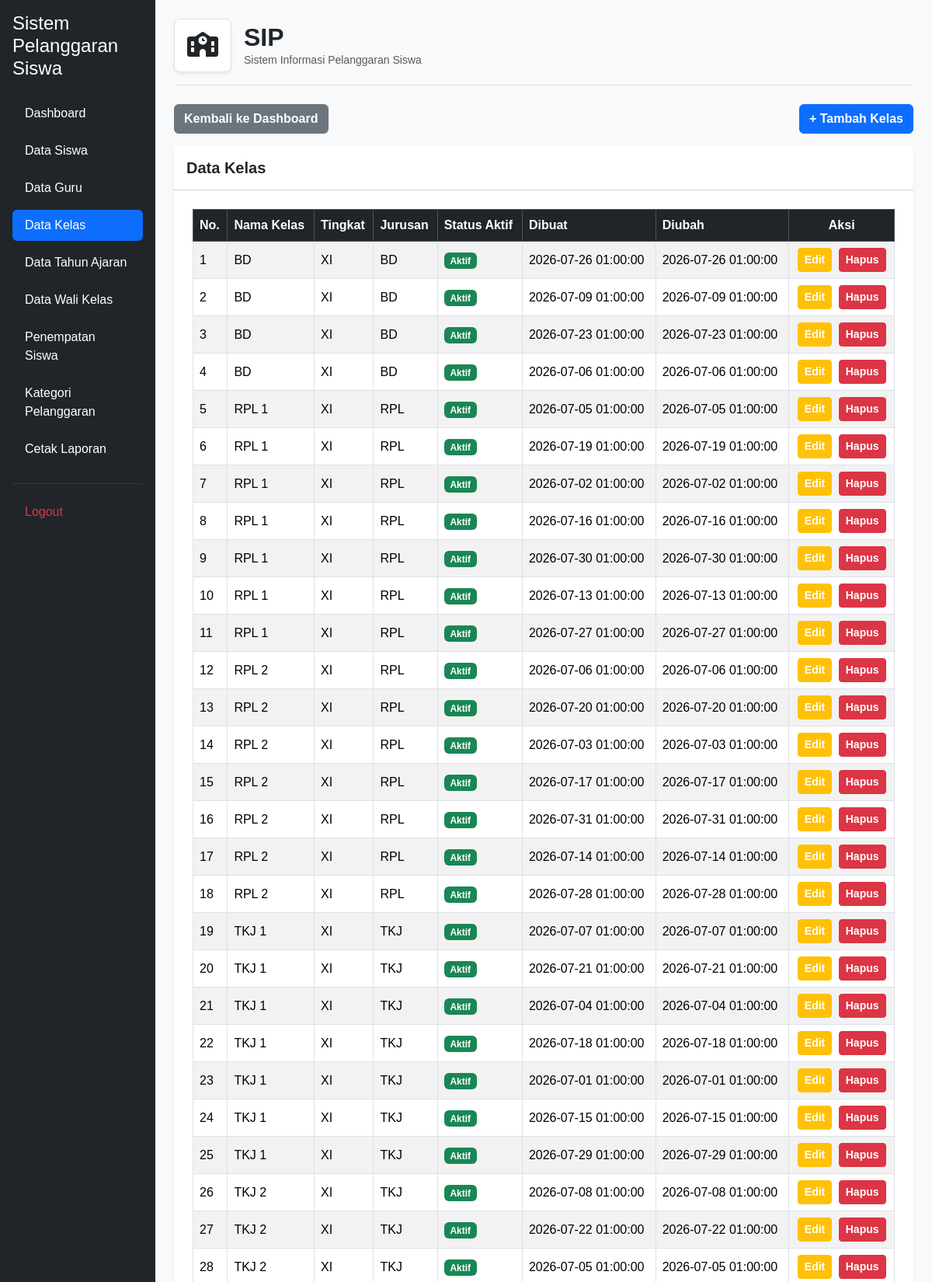
The page /kelola_kelas.php (signed in, upper part) on the database its author committed.
### tables this page shows
CREATE TABLE `t_kelas` (
  `id` int(11) NOT NULL,
  `nama` varchar(100) DEFAULT NULL,
  `tingkat` varchar(20) NOT NULL,
  `jurusan` varchar(100) NOT NULL,
  `status_aktif` tinyint(1) NOT NULL,
  `created_at` timestamp NOT NULL DEFAULT current_timestamp(),
  `updated_at` timestamp NOT NULL DEFAULT current_timestamp()
);

### kelola_kelas.php (the view, shortened to what this page needs)
<?php
include 'config/koneksi.php';
$sql = "SELECT * FROM t_kelas ORDER BY nama ASC";
$hasil = mysqli_query($koneksi, $sql);
?>
<!DOCTYPE html>
<html lang="id">
<head>
    <link href="https://cdn.jsdelivr.net/npm/bootstrap@5.3.3/dist/css/bootstrap.min.css" rel="stylesheet">
    <link rel="stylesheet" href="https://cdnjs.cloudflare.com/ajax/libs/font-awesome/6.4.0/css/all.min.css">
    <link href="https://cdn.datatables.net/2.3.4/css/dataTables.bootstrap5.min.css" rel="stylesheet">
    <link rel="stylesheet" href="layout/style.css">
</head>
<body class="bg-light">
<div class="container-fluid">
    <div class="row">
        <?php include 'layout/sidebar.php'; ?>
        <main class="col-md-9 ms-sm-auto col-lg-10 p-4">
            <div class="d-flex align-items-center mb-4 pb-3 border-bottom">
                <div class="bg-white p-3 rounded-3 shadow-sm me-3 border">
                    <i class="fa-solid fa-school fs-2 text-dark"></i>
                </div>
                <div>
                    <h1 class="h2 fw-bold text-dark m-0">SIP</h1>
                    <p class="text-muted m-0 small">Sistem Informasi Pelanggaran Siswa</p>
                </div>
            </div>
            <div class="d-flex justify-content-between align-items-center mb-3">
                <a href="dashboard.php" class="btn btn-secondary fw-semibold">
                    Kembali ke Dashboard
                </a>
                <a href="tambah_kelas.php" class="btn btn-primary fw-semibold">
                    + Tambah Kelas
                </a>
            </div>
            <div class="card shadow-sm border-0 rounded-3 mb-5">
                <div class="card-header bg-white py-3">
                    <h5 class="card-title m-0 fw-bold">Data Kelas</h5>
                </div>
                <div class="card-body p-4">
                    <div class="table-responsive">
                        <table id="tabelKelas" class="table table-striped table-bordered table-hover align-middle w-100">
                            <thead class="table-dark">
                                <tr>
                                    <th>No.</th>
                                    <th>Nama Kelas</th>
                                    <th>Tingkat</th>
                                    <th>Jurusan</th>
                                    <th>Status Aktif</th>
                                    <th>Dibuat</th>
                                    <th>Diubah</th>
                                    <th class="text-center">Aksi</th>
                                </tr>
                            </thead>
                            <tbody>
                                <?php
                                $no = 1;
                                while ($row = mysqli_fetch_assoc($hasil)) { ?>
                                <tr>
                                    <td><?= $no++ ?></td>
                                    <td><?= htmlspecialchars($row['nama']) ?></td>
                                    <td><?= htmlspecialchars($row['tingkat']) ?></td>
                                    <td><?= htmlspecialchars($row['jurusan']) ?></td>
                                    <td>
                                        <?php if ($row['status_aktif'] == 1) { ?>
                                            <span class="badge bg-success">Aktif</span>
                                        <?php } else { ?>
                                            <span class="badge bg-danger">Tidak Aktif</span>
                                        <?php } ?>
                                    </td>
                                    <td><?= htmlspecialchars($row['created_at']) ?></td>
                                    <td><?= htmlspecialchars($row['updated_at']) ?></td>
                                    <td class="text-center text-nowrap">
                                        <a href="edit_kelas.php?id=<?= urlencode($row['id']) ?>" class="btn btn-warning btn-sm me-1 fw-semibold text-white">
                                            Edit
                                        </a>
                                        <a href="hapus_kelas.php?id=<?= urlencode($row['id']) ?>"
                                           class="btn btn-danger btn-sm fw-semibold"
                                           onclick="return confirm('Yakin ingin menghapus data kelas ini?');">
                                            Hapus
                                        </a>
                                    </td>
                                </tr>
                                <?php } ?>
                            </tbody>
                        </table>
                    </div>
                </div>
            </div>
        </main>
    </div>
</div>
</body>
</html>

### layout/sidebar.php (shortened to what this page needs)
<?php
$current_page = basename($_SERVER['PHP_SELF']);
$role = $_SESSION['role'] ?? '';
$prefix = (strpos($_SERVER['PHP_SELF'], '/guru/') !== false) ? '../' : '';
if ($role === "admin") {
?>
    <div class="col-md-3 col-lg-2 bg-dark min-vh-100 p-3">
        <h4 class="text-white mb-4">Sistem Pelanggaran Siswa</h4>
        <ul class="nav nav-pills flex-column">
            <li class="nav-item mb-2">
                <a href="<?= $prefix ?>dashboard.php" class="nav-link <?= ($current_page == 'dashboard.php') ? 'active' : 'text-white' ?>">Dashboard</a>
            </li>
            <li class="nav-item mb-2">
                <a href="<?= $prefix ?>kelola_siswa.php" class="nav-link <?= ($current_page == 'kelola_siswa.php') ? 'active' : 'text-white' ?>">Data Siswa</a>
            </li>
            <li class="nav-item mb-2">
                <a href="<?= $prefix ?>guru/kelola_guru.php" class="nav-link <?= ($current_page == 'kelola_guru.php') ? 'active' : 'text-white' ?>">Data Guru</a>
            </li>
            <li class="nav-item mb-2">
                <a href="<?= $prefix ?>kelola_kelas.php" class="nav-link <?= ($current_page == 'kelola_kelas.php') ? 'active' : 'text-white' ?>">Data Kelas</a>
            </li>
            <li class="nav-item mb-2">
                <a href="<?= $prefix ?>kelola_tahun_ajaran.php" class="nav-link <?= ($current_page == 'kelola_tahun_ajaran.php') ? 'active' : 'text-white' ?>">Data Tahun Ajaran</a>
            </li>
            <li class="nav-item mb-2">
                <a href="<?= $prefix ?>kelola_walikelas.php" class="nav-link <?= ($current_page == 'kelola_walikelas.php') ? 'active' : 'text-white' ?>">Data Wali Kelas</a>
            </li>
            <li class="nav-item mb-2">
                <a href="<?= $prefix ?>penempatan_siswa.php" class="nav-link <?= ($current_page == 'penempatan_siswa.php') ? 'active' : 'text-white' ?>">Penempatan Siswa</a>
            </li>
            <li class="nav-item mb-2">
                <a href="<?= $prefix ?>kelola_pelanggaran_kategori.php" class="nav-link <?= ($current_page == 'kelola_pelanggaran_kategori.php') ? 'active' : 'text-white' ?>">Kategori Pelanggaran</a>
            </li>
            <li class="nav-item mb-2">
                <a href="<?= $prefix ?>cetak_laporan.php" class="nav-link <?= ($current_page == 'cetak_laporan.php') ? 'active' : 'text-white' ?>" target="_blank">Cetak Laporan</a>
            </li>
            <hr class="text-secondary">
            <li class="nav-item">
                <a href="<?= $prefix ?>logout.php" class="nav-link text-danger" onclick="return confirm('Yakin ingin keluar?');">Logout</a>
            </li>
        </ul>
    </div>
<?php
}
?>

### layout/style.css (style rules this page uses)
:root { --primary: #3659d9; --navy: #17233f; --background: #f4f6fb; --text-muted: #778198; --border: #e8ecf4; }
* { box-sizing: border-box; }
body { margin: 0; font-family: 'Poppins', sans-serif; background: var(--background); color: var(--navy); }

### rows shown on the page
t_kelas: nama "BD", tingkat "XI", jurusan "BD", status_aktif "Aktif", created_at "2026-07-26 01:00:00", updated_at "2026-07-26 01:00:00"
t_kelas: nama "BD", tingkat "XI", jurusan "BD", status_aktif "Aktif", created_at "2026-07-09 01:00:00", updated_at "2026-07-09 01:00:00"
t_kelas: nama "BD", tingkat "XI", jurusan "BD", status_aktif "Aktif", created_at "2026-07-23 01:00:00", updated_at "2026-07-23 01:00:00"
t_kelas: nama "BD", tingkat "XI", jurusan "BD", status_aktif "Aktif", created_at "2026-07-06 01:00:00", updated_at "2026-07-06 01:00:00"
t_kelas: nama "RPL 1", tingkat "XI", jurusan "RPL", status_aktif "Aktif", created_at "2026-07-05 01:00:00", updated_at "2026-07-05 01:00:00"
t_kelas: nama "RPL 1", tingkat "XI", jurusan "RPL", status_aktif "Aktif", created_at "2026-07-19 01:00:00", updated_at "2026-07-19 01:00:00"
t_kelas: nama "RPL 1", tingkat "XI", jurusan "RPL", status_aktif "Aktif", created_at "2026-07-02 01:00:00", updated_at "2026-07-02 01:00:00"
t_kelas: nama "RPL 1", tingkat "XI", jurusan "RPL", status_aktif "Aktif", created_at "2026-07-16 01:00:00", updated_at "2026-07-16 01:00:00"
t_kelas: nama "RPL 1", tingkat "XI", jurusan "RPL", status_aktif "Aktif", created_at "2026-07-30 01:00:00", updated_at "2026-07-30 01:00:00"
t_kelas: nama "RPL 1", tingkat "XI", jurusan "RPL", status_aktif "Aktif", created_at "2026-07-13 01:00:00", updated_at "2026-07-13 01:00:00"
t_kelas: nama "RPL 1", tingkat "XI", jurusan "RPL", status_aktif "Aktif", created_at "2026-07-27 01:00:00", updated_at "2026-07-27 01:00:00"
t_kelas: nama "RPL 2", tingkat "XI", jurusan "RPL", status_aktif "Aktif", created_at "2026-07-06 01:00:00", updated_at "2026-07-06 01:00:00"
t_kelas: nama "RPL 2", tingkat "XI", jurusan "RPL", status_aktif "Aktif", created_at "2026-07-20 01:00:00", updated_at "2026-07-20 01:00:00"
t_kelas: nama "RPL 2", tingkat "XI", jurusan "RPL", status_aktif "Aktif", created_at "2026-07-03 01:00:00", updated_at "2026-07-03 01:00:00"
t_kelas: nama "RPL 2", tingkat "XI", jurusan "RPL", status_aktif "Aktif", created_at "2026-07-17 01:00:00", updated_at "2026-07-17 01:00:00"
t_kelas: nama "RPL 2", tingkat "XI", jurusan "RPL", status_aktif "Aktif", created_at "2026-07-31 01:00:00", updated_at "2026-07-31 01:00:00"
t_kelas: nama "RPL 2", tingkat "XI", jurusan "RPL", status_aktif "Aktif", created_at "2026-07-14 01:00:00", updated_at "2026-07-14 01:00:00"
t_kelas: nama "RPL 2", tingkat "XI", jurusan "RPL", status_aktif "Aktif", created_at "2026-07-28 01:00:00", updated_at "2026-07-28 01:00:00"
t_kelas: nama "TKJ 1", tingkat "XI", jurusan "TKJ", status_aktif "Aktif", created_at "2026-07-07 01:00:00", updated_at "2026-07-07 01:00:00"
t_kelas: nama "TKJ 1", tingkat "XI", jurusan "TKJ", status_aktif "Aktif", created_at "2026-07-21 01:00:00", updated_at "2026-07-21 01:00:00"
t_kelas: nama "TKJ 1", tingkat "XI", jurusan "TKJ", status_aktif "Aktif", created_at "2026-07-04 01:00:00", updated_at "2026-07-04 01:00:00"
t_kelas: nama "TKJ 1", tingkat "XI", jurusan "TKJ", status_aktif "Aktif", created_at "2026-07-18 01:00:00", updated_at "2026-07-18 01:00:00"
t_kelas: nama "TKJ 1", tingkat "XI", jurusan "TKJ", status_aktif "Aktif", created_at "2026-07-01 01:00:00", updated_at "2026-07-01 01:00:00"
t_kelas: nama "TKJ 1", tingkat "XI", jurusan "TKJ", status_aktif "Aktif", created_at "2026-07-15 01:00:00", updated_at "2026-07-15 01:00:00"
t_kelas: nama "TKJ 1", tingkat "XI", jurusan "TKJ", status_aktif "Aktif", created_at "2026-07-29 01:00:00", updated_at "2026-07-29 01:00:00"
t_kelas: nama "TKJ 2", tingkat "XI", jurusan "TKJ", status_aktif "Aktif", created_at "2026-07-08 01:00:00", updated_at "2026-07-08 01:00:00"
t_kelas: nama "TKJ 2", tingkat "XI", jurusan "TKJ", status_aktif "Aktif", created_at "2026-07-22 01:00:00", updated_at "2026-07-22 01:00:00"
t_kelas: nama "TKJ 2", tingkat "XI", jurusan "TKJ", status_aktif "Aktif", created_at "2026-07-05 01:00:00", updated_at "2026-07-05 01:00:00"
